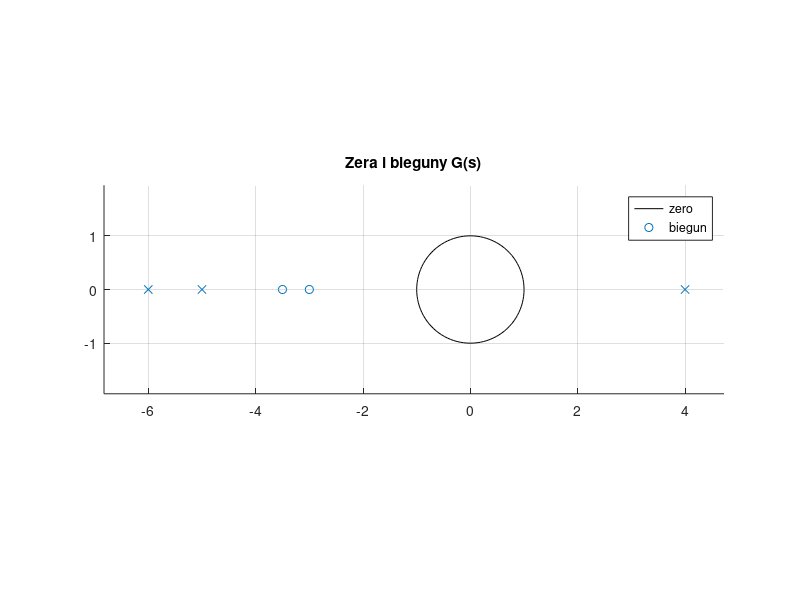
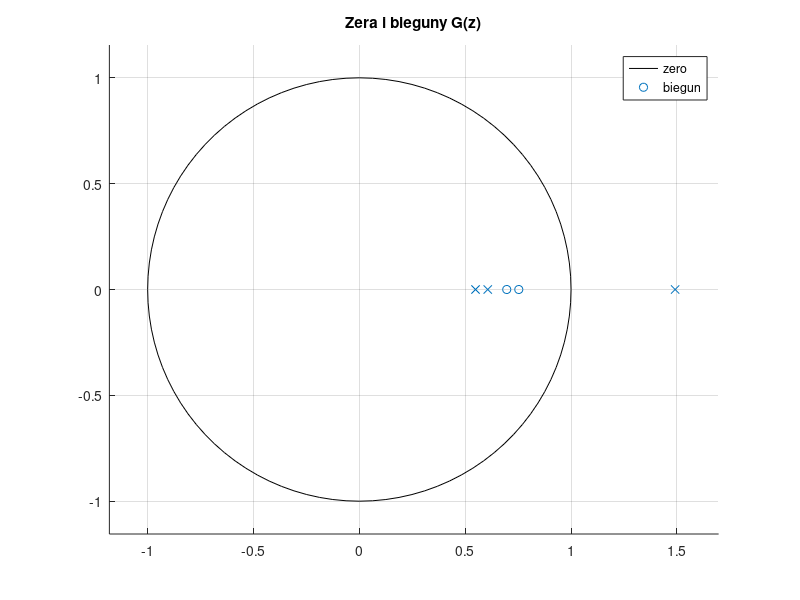

Here is the MATLAB script that generated these plots, in order:
Tp=0.1;
licznik_s=[0 0.5 3.25 5.25];
mianownik_s=[1 7 -14 -120];

%transmitancje
G_s=tf(licznik_s, mianownik_s);
G_z=c2d(G_s,Tp,'zoh');
[licznik_z mianownik_z]=tfdata(G_z,'v');
display(licznik_z);
display(mianownik_z);

%zera i bieguny 
[z_s p_s k]=tf2zp(licznik_s,mianownik_s);
[z_z p_z k]=tf2zp(licznik_z,mianownik_z);

%wykresy
figure;
hold on;
zplane(licznik_s, mianownik_s);
grid on;
title('Zera i bieguny G(s)');
legend('zero','biegun');
hold off;
print('G_s','-dpng','-r900');

figure;
hold on;
zplane(licznik_z, mianownik_z);
grid on;
title('Zera i bieguny G(z)');
legend('zero','biegun');
hold off;
print('G_z','-dpng','-r900');

